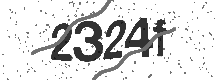
#> input picture cnn/image/2324t.png, 215 x 80 px; its folder holds only this picture in this run
$ python 2.py
#> lines starting #> are read from the running program, lines starting #| are printed output that depends on the picture; after the words box and inside, x2 and y2 are one past the last pixel; in counts of white or black regions, pixels touching at a corner belong together
from os import listdir
from os.path import isfile, join
import pytesseract
import cv2
import os
import numpy as np
import imutils
import os.path
import glob

mypath='image'


captcha_image_files = glob.glob(os.path.join(mypath, "*"))
counts = {}

for (i, captcha_image_file) in enumerate(captcha_image_files):

  filename = os.path.basename(captcha_image_file)

  captcha_correct_text = os.path.splitext(filename)[0]

  image = cv2.imread(captcha_image_file)
#> image is the input picture: shape (80, 215, 3); min 22, max 255, mean 220.1

  image = cv2.resize(image, (300,120))
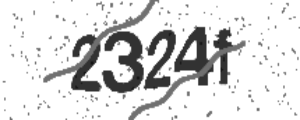
#> image: shape (120, 300, 3); min 22, max 255, mean 220
  image = cv2.dilate(image, None, iterations=1)
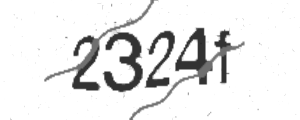
#> image: shape (120, 300, 3); min 41, max 255, mean 233.2
  image = cv2.GaussianBlur(image,(1,9),0)
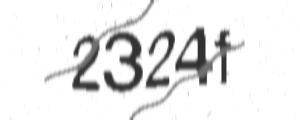
#> image: shape (120, 300, 3); min 47, max 255, mean 233.2
  image = cv2.cvtColor(image, cv2.COLOR_BGR2GRAY)
#> image: shape (120, 300)
  image = cv2.threshold(image, 0, 255, cv2.THRESH_BINARY_INV | cv2.THRESH_OTSU)[1]
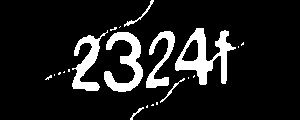
#> image: shape (120, 300); 11.4% white; 21 white regions (14 under 20 px), largest, box (x1, y1, x2, y2) and area: (175, 28, 236, 85) 1349, (104, 32, 143, 92) 1049, (72, 30, 108, 91) 808
  image = cv2.medianBlur(image,5)
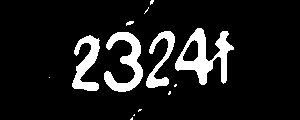
#> image: shape (120, 300); 10.7% white; 13 white regions (8 under 20 px), largest, box (x1, y1, x2, y2) and area: (175, 28, 234, 85) 1347, (104, 32, 143, 92) 1035, (72, 35, 100, 91) 780, (146, 31, 175, 88) 608, (126, 21, 134, 26) 25
  cv2.imshow("Image", image)
  #text = pytesseract.image_to_string(images[n])
#> (the run stopped early here; a loop or call above may not have finished)

$ run again, on cnn/image/2vuud.png
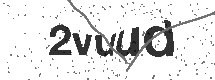
#> input picture cnn/image/2vuud.png, 215 x 80 px
#> image is the input picture: shape (80, 215, 3); min 22, max 255, mean 226.9
#> `image = cv2.threshold(image, 0, 255, cv2.THRESH_BINARY_INV | cv2.THRES..`:
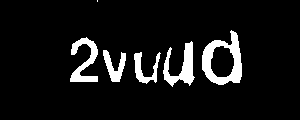
#> image: shape (120, 300); 8.1% white; 6 white regions (1 under 20 px), largest, box (x1, y1, x2, y2) and area: (202, 30, 242, 85) 999, (163, 41, 195, 87) 645, (70, 37, 98, 82) 573, (103, 50, 126, 82) 350, (134, 52, 161, 84) 346
#> `image = cv2.medianBlur(image,5)`:
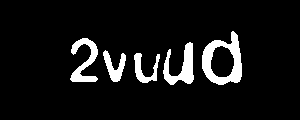
#> image: shape (120, 300); 8% white; 5 white regions, box (x1, y1, x2, y2) and area: (202, 31, 242, 85) 999, (163, 42, 194, 85) 635, (70, 38, 98, 82) 562, (103, 50, 126, 82) 341, (134, 53, 160, 83) 334

$ run again, on cnn/image/2zs39.png
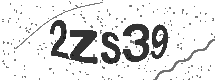
#> input picture cnn/image/2zs39.png, 215 x 80 px
#> image is the input picture: shape (80, 215, 3); min 22, max 255, mean 223.4
#> `image = cv2.threshold(image, 0, 255, cv2.THRESH_BINARY_INV | cv2.THRES..`:
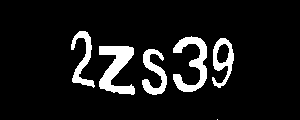
#> image: shape (120, 300); 9.4% white; 6 white regions (1 under 20 px), largest, box (x1, y1, x2, y2) and area: (99, 46, 135, 95) 968, (173, 36, 207, 92) 844, (142, 49, 167, 95) 559, (71, 31, 95, 88) 519, (212, 38, 234, 88) 491
#> `image = cv2.medianBlur(image,5)`:
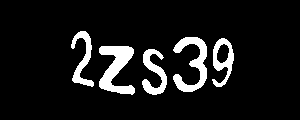
#> image: shape (120, 300); 9.3% white; 5 white regions, box (x1, y1, x2, y2) and area: (99, 46, 135, 95) 959, (173, 37, 207, 92) 830, (142, 49, 167, 95) 556, (71, 31, 94, 87) 512, (212, 38, 234, 87) 490

$ run again, on cnn/image/39ebv.png
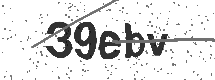
#> input picture cnn/image/39ebv.png, 215 x 80 px
#> image is the input picture: shape (80, 215, 3); min 22, max 255, mean 224
#> `image = cv2.threshold(image, 0, 255, cv2.THRESH_BINARY_INV | cv2.THRES..`:
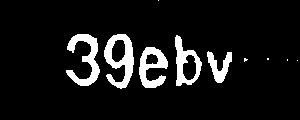
#> image: shape (120, 300); 9% white; 10 white regions (5 under 20 px), largest, box (x1, y1, x2, y2) and area: (104, 34, 134, 89) 833, (66, 34, 100, 86) 758, (139, 47, 168, 88) 645, (175, 35, 202, 86) 599, (207, 51, 232, 83) 379
#> `image = cv2.medianBlur(image,5)`:
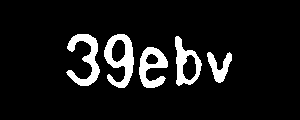
#> image: shape (120, 300); 8.9% white; 5 white regions, box (x1, y1, x2, y2) and area: (104, 34, 134, 88) 830, (66, 34, 100, 86) 753, (139, 47, 168, 88) 644, (175, 36, 202, 86) 599, (207, 52, 232, 83) 372
